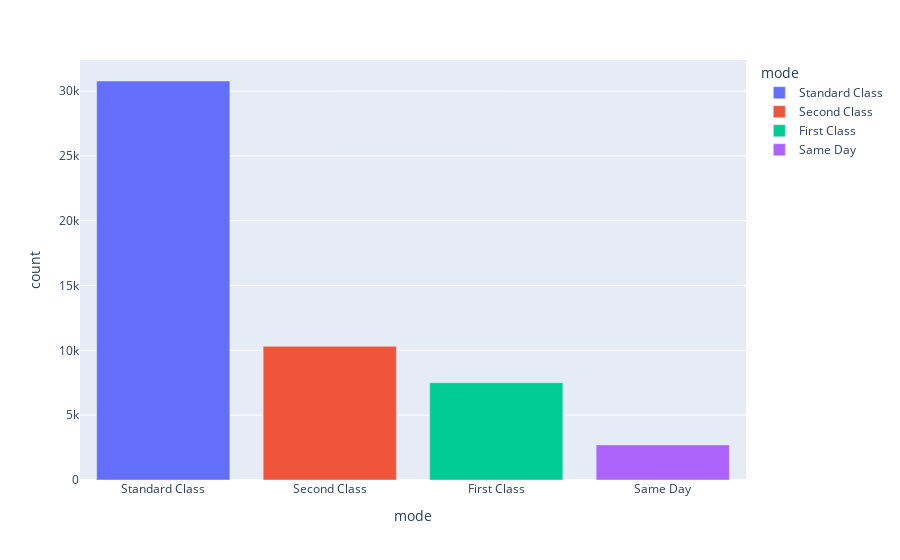

Write notebook code for a chart like this one.
### Code cell
px.bar(ship_mode_count_df, labels = {'index' : 'mode', 'value' : 'count'}, color=ship_mode_count_df.index)

### Figure 1 — Plotly figure (JSON) as saved in the notebook; plotly's stock layout.template omitted (floating-point values rounded to 4 significant figures)
{"data": [{"alignmentgroup": "True", "hovertemplate": "mode=%{x}<br>count=%{y}<extra></extra>", "legendgroup": "Standard Class", "marker": {"color": "#636efa", "pattern": {"shape": ""}}, "name": "Standard Class", "offsetgroup": "Standard Class", "orientation": "v", "showlegend": true, "textposition": "auto", "type": "bar", "x": ["Standard Class"], "xaxis": "x", "y": [30775], "yaxis": "y"}, {"alignmentgroup": "True", "hovertemplate": "mode=%{x}<br>count=%{y}<extra></extra>", "legendgroup": "Second Class", "marker": {"color": "#EF553B", "pattern": {"shape": ""}}, "name": "Second Class", "offsetgroup": "Second Class", "orientation": "v", "showlegend": true, "textposition": "auto", "type": "bar", "x": ["Second Class"], "xaxis": "x", "y": [10309], "yaxis": "y"}, {"alignmentgroup": "True", "hovertemplate": "mode=%{x}<br>count=%{y}<extra></extra>", "legendgroup": "First Class", "marker": {"color": "#00cc96", "pattern": {"shape": ""}}, "name": "First Class", "offsetgroup": "First Class", "orientation": "v", "showlegend": true, "textposition": "auto", "type": "bar", "x": ["First Class"], "xaxis": "x", "y": [7505], "yaxis": "y"}, {"alignmentgroup": "True", "hovertemplate": "mode=%{x}<br>count=%{y}<extra></extra>", "legendgroup": "Same Day", "marker": {"color": "#ab63fa", "pattern": {"shape": ""}}, "name": "Same Day", "offsetgroup": "Same Day", "orientation": "v", "showlegend": true, "textposition": "auto", "type": "bar", "x": ["Same Day"], "xaxis": "x", "y": [2701], "yaxis": "y"}], "layout": {"barmode": "relative", "legend": {"title": {"text": "mode"}, "tracegroupgap": 0}, "margin": {"t": 60}, "xaxis": {"anchor": "y", "categoryarray": ["Standard Class", "Second Class", "First Class", "Same Day"], "categoryorder": "array", "domain": [0, 1], "title": {"text": "mode"}}, "yaxis": {"anchor": "x", "domain": [0, 1], "title": {"text": "count"}}}}
